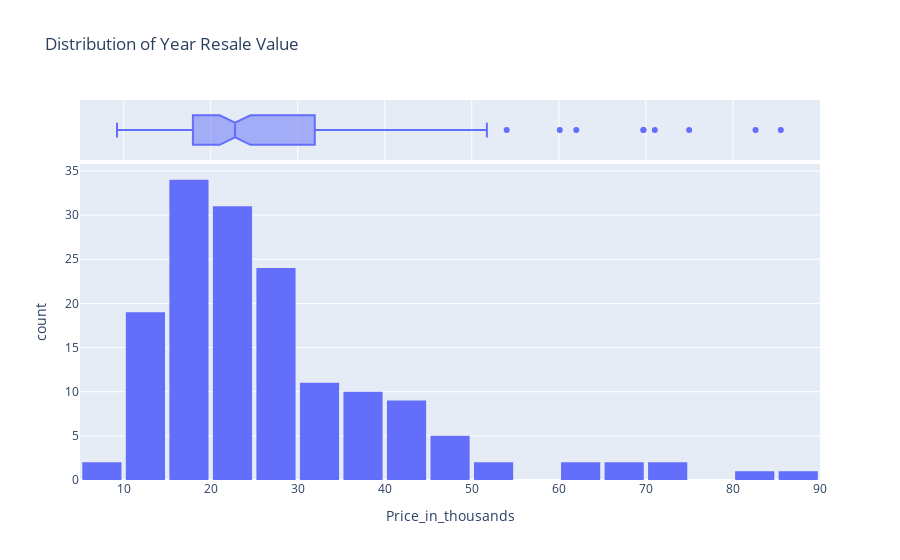

Source (notebook cell):
### Code cell
fig = px.histogram(carSales,
                   x='Price_in_thousands',
                   marginal='box',
                   title='Distribution of Year Resale Value')
fig.update_layout(bargap=0.1)
fig.show()

### Figure 1 — Plotly figure (JSON) as saved in the notebook; plotly's stock layout.template omitted (floating-point values rounded to 4 significant figures; data arrays with more than 128 entries replaced by an {"elided": "..."} marker saying what was removed)
{"data": [{"alignmentgroup": "True", "bingroup": "x", "hovertemplate": "Price_in_thousands=%{x}<br>count=%{y}<extra></extra>", "legendgroup": "", "marker": {"color": "#636efa", "pattern": {"shape": ""}}, "name": "", "offsetgroup": "", "orientation": "v", "showlegend": false, "type": "histogram", "x": {"elided": "157 float values"}, "xaxis": "x", "yaxis": "y"}, {"alignmentgroup": "True", "hovertemplate": "Price_in_thousands=%{x}<extra></extra>", "legendgroup": "", "marker": {"color": "#636efa"}, "name": "", "notched": true, "offsetgroup": "", "showlegend": false, "type": "box", "x": {"elided": "157 float values"}, "xaxis": "x2", "yaxis": "y2"}], "layout": {"bargap": 0.1, "barmode": "relative", "legend": {"tracegroupgap": 0}, "title": {"text": "Distribution of Year Resale Value"}, "xaxis": {"anchor": "y", "domain": [0.0, 1.0], "title": {"text": "Price_in_thousands"}}, "xaxis2": {"anchor": "y2", "domain": [0.0, 1.0], "matches": "x", "showgrid": true, "showticklabels": false}, "yaxis": {"anchor": "x", "domain": [0.0, 0.8316], "title": {"text": "count"}}, "yaxis2": {"anchor": "x2", "domain": [0.8416, 1.0], "matches": "y2", "showgrid": false, "showline": false, "showticklabels": false, "ticks": ""}}}
